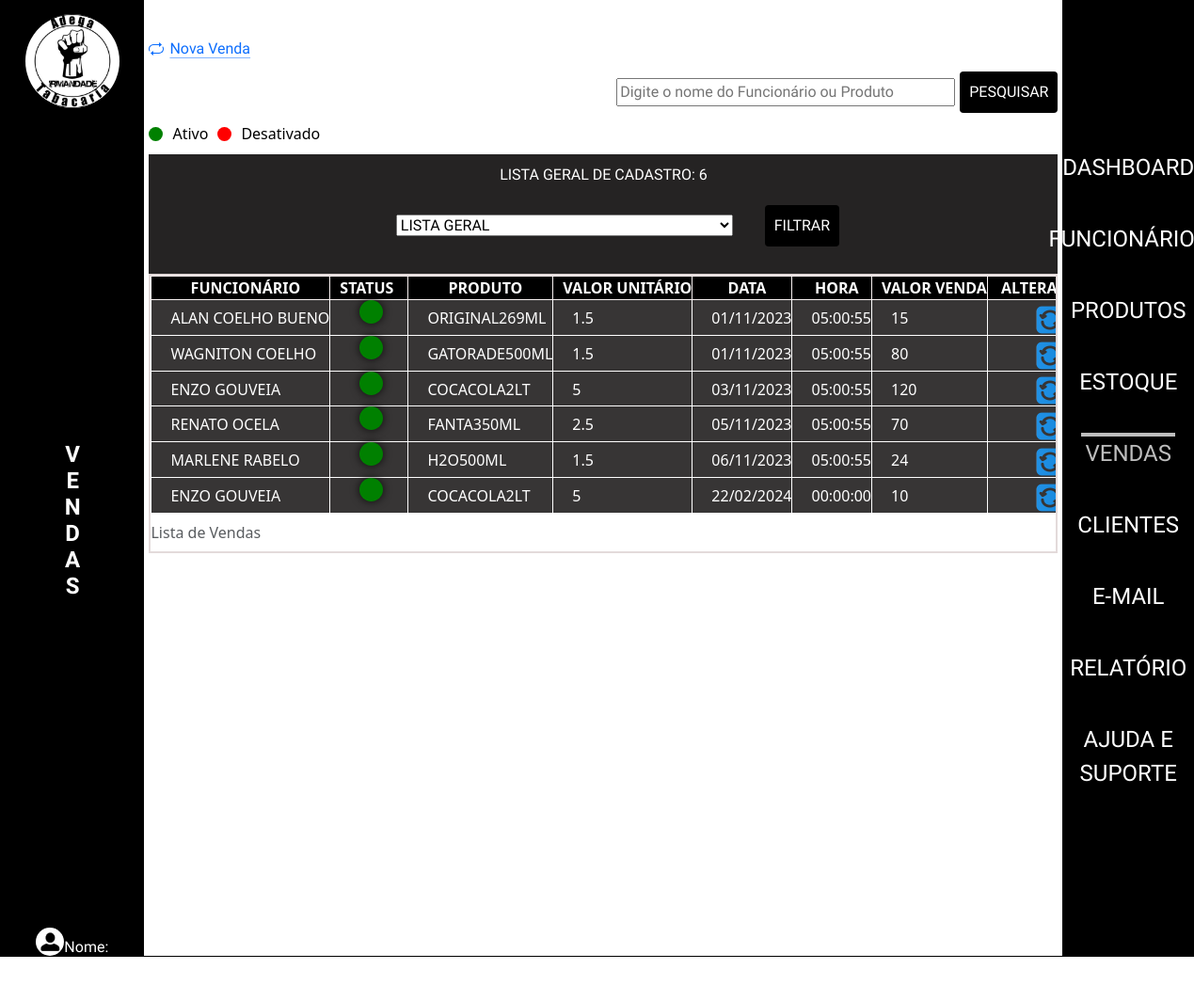
Page /admin/index.php?p=vendas on the earlier database version.
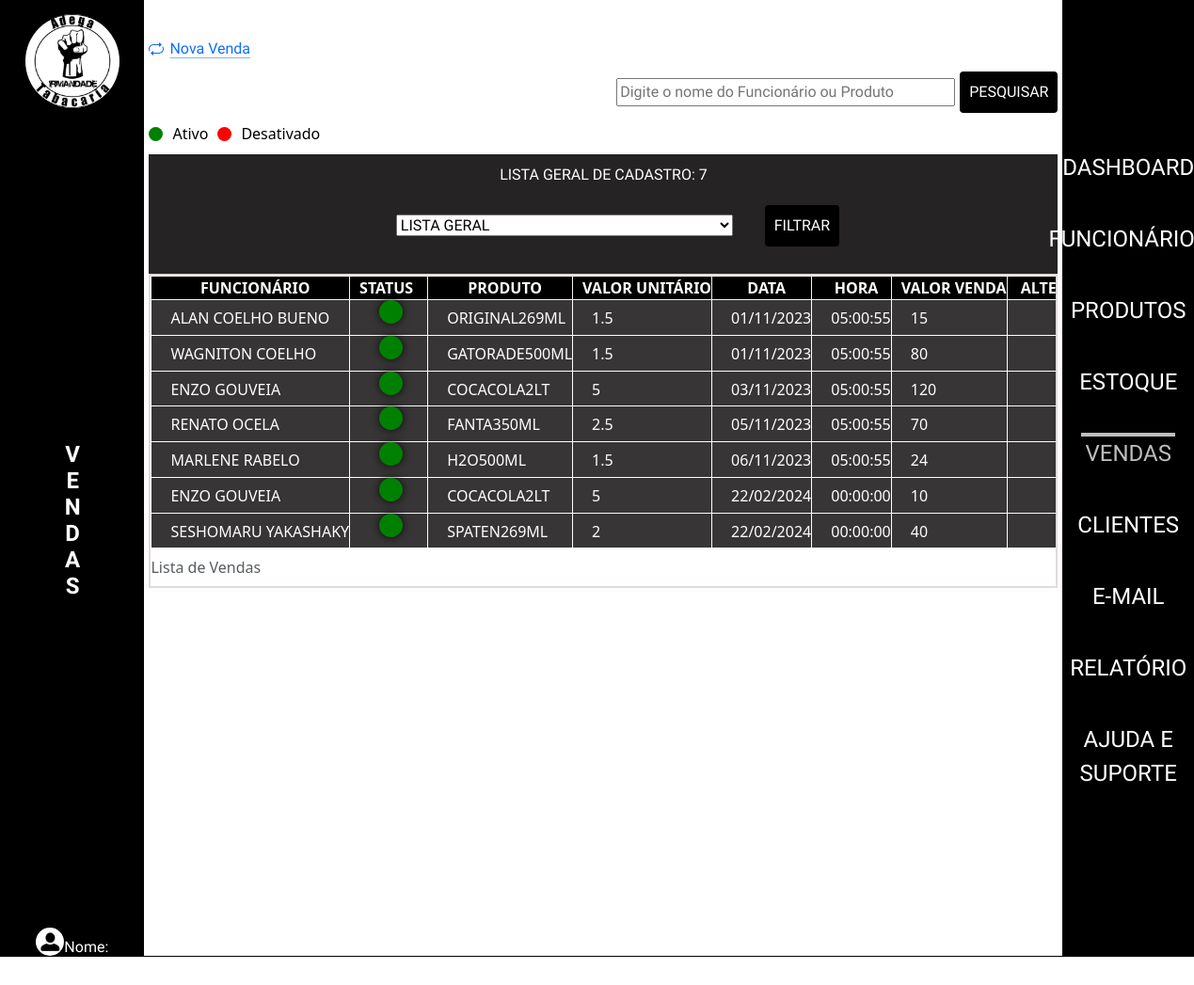
Same page on the later database version.
### tables this page shows
CREATE TABLE `tblvendas` (
  `idVenda` int(11) NOT NULL,
  `dataVenda` date DEFAULT curdate(),
  `horaVenda` time NOT NULL,
  `statusVenda` varchar(10) DEFAULT NULL,
  `valorTotalVenda` double(10,2) NOT NULL,
  `idFuncionario` int(11) NOT NULL,
  `idProduto` int(11) NOT NULL
);

CREATE TABLE `tblfuncionarios` (
  `idFuncionario` int(11) NOT NULL,
  `nomeFuncionario` varchar(50) NOT NULL,
  `altFuncionario` varchar(50) NOT NULL,
  `cargoFuncionario` varchar(20) NOT NULL,
  `dataNascFuncionario` date NOT NULL,
  `emailFuncionario` varchar(80) NOT NULL,
  `senhaFuncionario` varchar(20) NOT NULL,
  `nivelFuncionario` varchar(15) NOT NULL,
  `dataAdmissaoFuncionario` date NOT NULL,
  `enderecoFuncionario` varchar(50) NOT NULL,
  `telFuncionario` varchar(15) NOT NULL,
  `cepFuncionario` varchar(10) NOT NULL,
  `statusFuncionario` varchar(10) NOT NULL,
  `fotoFuncionario` varchar(100) DEFAULT NULL,
  `linkFaceFuncionario` varchar(150) NOT NULL,
  `linkInstaFuncionario` varchar(150) NOT NULL,
  `linkWhatsFuncionario` varchar(150) NOT NULL
);

CREATE TABLE `tblprodutos` (
  `idProduto` int(11) NOT NULL,
  `nomeProduto` varchar(255) NOT NULL,
  `descricaoProduto` varchar(50) NOT NULL,
  `categoriaProduto` varchar(50) NOT NULL,
  `statusProduto` varchar(255) DEFAULT 'Ativo',
  `precoCompraProduto` double(10,2) NOT NULL,
  `precoVendaProduto` double(10,2) NOT NULL,
  `fornecedorProduto` varchar(20) NOT NULL,
  `dataReceProduto` date DEFAULT curdate(),
  `horaProduto` time DEFAULT curtime()
);

### admin/class/vendas.php (called while the page is built, shortened)
<?php
class VendasClass
{
    public function listarVendasAtivas()
{
    $sql = "SELECT
                v.idVenda,
                v.statusVenda,
                v.valorTotalVenda,
                v.horaVenda,
                v.dataVenda,
                f.nomeFuncionario,
                p.nomeProduto,
                p.precoCompraProduto
            FROM
                tblvendas v
            INNER JOIN
                tblfuncionarios f ON v.idFuncionario = f.idFuncionario
            INNER JOIN
                tblprodutos p ON v.idProduto = p.idProduto
            WHERE
                v.statusVenda = 'ATIVO'";
    $conn = Conexao::LigarConexao();
    $resultado = $conn->query($sql);
    $lista = $resultado->fetchAll();
    return $lista;
}
    public function listarVendasDesativadas()
    {
        $sql = "SELECT
        v.idVenda,
        v.statusVenda,
        v.valorTotalVenda,
        v.horaVenda,
        v.dataVenda,
        f.nomeFuncionario,
        p.nomeProduto,
        p.precoCompraProduto
    FROM
        tblvendas v
    INNER JOIN
        tblfuncionarios f ON v.idFuncionario = f.idFuncionario
    INNER JOIN
        tblprodutos p ON v.idProduto = p.idProduto
    WHERE
        v.statusVenda = 'DESATIVADO'";
        $conn = Conexao::LigarConexao();
        $resultado = $conn->query($sql);
        $lista = $resultado->fetchAll();
        return $lista;
    }
}

### admin/vendas/listar.php (the view, shortened to what the changed rows need)
<?php
require_once('class/vendas.php');
$venda = new VendasClass();
$listaAtivos = $venda->listarVendasAtivas();
$listaDesativados = $venda->listarVendasDesativadas();
$listaFiltrada = array_merge($listaAtivos, $listaDesativados);
$statusFiltrar = '';
$totalCadastrados = count($listaFiltrada);
$totalAtivos = count($listaAtivos);
$totalDesativados = count($listaDesativados);
?>
<form class="formStatus" action="" method="POST">
    <div>
        <?php if ($statusFiltrar === 'ATIVO') : ?>
            <p class="total">Total de ativos: <?php echo $totalAtivos; ?></p>
        <?php elseif ($statusFiltrar === 'DESATIVADO') : ?>
            <p class="total">Total de desativados: <?php echo $totalDesativados; ?></p>
        <?php else : ?>
            <p class="total">Lista Geral de Cadastro: <?php echo $totalCadastrados; ?></p>
        <?php endif; ?>
    </div>
</form>
<div class="table-container" id="arrastarMouse">
    <div>
        <table>
            <caption>Lista de Vendas</caption>
            <thead>
                <tr>
                <th>Funcionário</th>
                <?php if (empty($statusFiltrar) || $statusFiltrar === 'LISTA GERAL') : ?>
                        <th class="spanstatus" >Status</th>
                    <?php endif; ?>
                    <th>Produto</th>
                    <th>Valor Unitário</th>
                    <th>Data</th>
                    <th>Hora</th>
                    <th>Valor Venda</th>
                    <?php if ($statusFiltrar !== 'DESATIVADO') : ?>
                        <th>Alterar ou Desativar</th>
                    <?php endif; ?>
                </tr>
            </thead>
            <tbody>
                <?php foreach ($listaFiltrada as $linha) : ?>
                    <?php if (empty($statusFiltrar) || $linha['statusVenda'] === $statusFiltrar) : ?>
                        <tr>
                        <td><?php echo $linha['nomeFuncionario'] ?></td>
                        <?php if (empty($statusFiltrar) || $statusFiltrar === 'LISTA GERAL') : ?>
                                <td class="spanstatus">
                                    <?php if ($linha['statusVenda'] === 'ATIVO') : ?>
                                        <span class="status-span active-status"></span>
                                    <?php else : ?>
                                        <span class="status-span inactive-status"></span>
                                    <?php endif; ?>
                                </td>
                            <?php endif; ?>
                            <td><?php echo $linha['nomeProduto'] ?></td>
                            <td><?php echo $linha['precoCompraProduto'] ?></td>
                            <td><?php echo date('d/m/Y', strtotime($linha['dataVenda'])) ?></td>
                            <td><?php echo $linha['horaVenda'] ?></td>
                            <td><?php echo $linha['valorTotalVenda'] ?></td>
                            <?php if ($statusFiltrar !== 'DESATIVADO') : ?>
                                <td class="btngrudsicone">
                                    <a href="index.php?p=vendas&v=atualizar&id=<?php echo $linha['idVenda'] ?>">
                                       <img src="./img/setas-flechas.png" alt="">
                                    </a>
                                </td>
                            <?php endif; ?>
                        </tr>
                    <?php endif; ?>
                <?php endforeach; ?>
            </tbody>
        </table>
    </div>
</div>

### admin/index.php (shortened to what the changed rows need)
<?php
$pagina = @$_GET['p'];
?>
<!DOCTYPE html>
<html lang="pt-BR">
<head>
    <link rel="stylesheet" href="../src/css/reset.css">
    <link rel="stylesheet" href="https://cdnjs.cloudflare.com/ajax/libs/animate.css/4.1.1/animate.min.css">
    <link rel="stylesheet" href="https://cdn.jsdelivr.net/npm/bootstrap@5.3.2/dist/css/bootstrap.min.css">
    <link rel="stylesheet" href="./css/estilo.css">
</head>
<body>
    <main>
        <section class="topoEsquerda">
            <h1>
                <img src="img/logoadega.png" alt=" imagem da logo">
            </h1>
            <?php
            if ($pagina == '') {
                $texto = '';
            } else {
                $texto = '' . $pagina;
            }
            echo '<h2 class="vertical-text">';
            for ($i = 0; $i < strlen($texto); $i++) {
                echo '<span>' . $texto[$i] . '</span>';
            }
            echo '</h2>';
            ?>
            <div class="divlogin">
                <h2 class="name">Nome:</h2>
            </div>
        </section>
        <div class="box">
            <?php
            switch ($pagina) {
                case 'vendas':
                    require_once('vendas/vendas.php');
                    break;
            }
            ?>
        </div>
    </main>
    <footer class="rodape">
        <h2>Direitos Reservados Sandini Informática</h2>
        <h2 class="h2d">Desenvolvido Por Dimas Aparecido Rabelo de Souza</h2>
    </footer>
</body>

Differences in the rows shown:
added tblvendas: idFuncionario.nomeFuncionario "SESHOMARU YAKASHAKY", statusVenda "ATIVO" (drawn), idProduto.nomeProduto "SPATEN269ML", idProduto.precoCompraProduto "2", dataVenda "22/02/2024", horaVenda "00:00:00", valorTotalVenda "40"
Other differences:
$totalCadastrados: "6" → "7"
